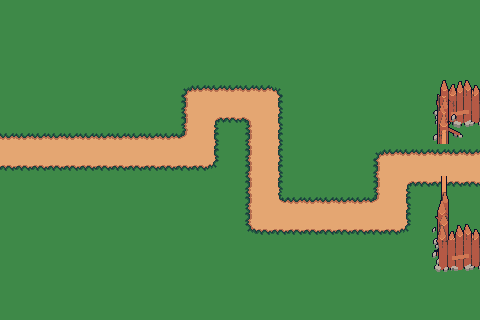

This game map was drawn from its Tiled (.tmx) file and the tilesets committed beside it. A one-line description and the full map source follow:
An orthogonal 30x20 tile map with 16x16 px tiles, 3 tile layers (Kachelebene 1, Kachelebene 2, Kachelebene 3), 3 tilesets.

<map version="1.10" tiledversion="1.11.2" orientation="orthogonal" renderorder="right-down" width="30" height="20" tilewidth="16" tileheight="16" infinite="0" nextlayerid="7" nextobjectid="11">
 <properties>
  <property name="music" value="MENUMUSIC" />
 </properties>
 <tileset firstgid="1" source="Tiles/tileset.tsx" />
 <tileset firstgid="205" source="Tiles/Tileset2-extruded.tsx" />
 <tileset firstgid="269" source="Tiles/Tileset2-extrudednew.tsx" />
 <layer id="1" name="Kachelebene 1" width="30" height="20">
  <data encoding="csv">
182,182,182,182,182,182,182,182,182,182,182,182,182,182,182,182,182,182,182,182,182,182,182,182,182,182,182,182,182,182,
182,182,182,182,182,182,182,182,182,182,182,182,182,182,182,182,182,182,182,182,182,182,182,182,182,182,182,182,182,182,
182,182,182,182,182,182,182,182,182,182,182,182,182,182,182,182,182,182,182,182,182,182,182,182,182,182,182,182,182,182,
182,182,182,182,182,182,182,182,182,182,182,182,182,182,182,182,182,182,182,182,182,182,182,182,182,182,182,182,182,182,
182,182,182,182,182,182,182,182,182,182,182,182,182,182,182,182,182,182,182,182,182,182,182,182,182,182,182,182,182,182,
182,182,182,182,182,182,182,182,182,182,182,182,182,182,182,182,182,182,182,182,182,182,182,182,182,182,182,182,182,182,
182,182,182,182,182,182,182,182,182,182,182,182,182,182,182,182,182,182,182,182,182,182,182,182,182,182,182,182,182,182,
182,182,182,182,182,182,182,182,182,182,182,182,182,182,182,182,182,182,182,182,182,182,182,182,182,182,182,182,182,182,
182,182,182,182,182,182,182,182,182,182,182,182,182,182,182,182,182,182,182,182,182,182,182,182,182,182,182,182,182,182,
182,182,182,182,182,182,182,182,182,182,182,182,182,182,182,182,182,182,182,182,182,182,182,182,182,182,182,182,182,182,
182,182,182,182,182,182,182,182,182,182,182,182,182,182,182,182,182,182,182,182,182,182,182,182,182,182,182,182,182,182,
182,182,182,182,182,182,182,182,182,182,182,182,182,182,182,182,182,182,182,182,182,182,182,182,182,182,182,182,182,182,
182,182,182,182,182,182,182,182,182,182,182,182,182,182,182,182,182,182,182,182,182,182,182,182,182,182,182,182,182,182,
182,182,182,182,182,182,182,182,182,182,182,182,182,182,182,182,182,182,182,182,182,182,182,182,182,182,182,182,182,182,
182,182,182,182,182,182,182,182,182,182,182,182,182,182,182,182,182,182,182,182,182,182,182,182,182,182,182,182,182,182,
182,182,182,182,182,182,182,182,182,182,182,182,182,182,182,182,182,182,182,182,182,182,182,182,182,182,182,182,182,182,
182,182,182,182,182,182,182,182,182,182,182,182,182,182,182,182,182,182,182,182,182,182,182,182,182,182,182,182,182,182,
182,182,182,182,182,182,182,182,182,182,182,182,182,182,182,182,182,182,182,182,182,182,182,182,182,182,182,182,182,182,
182,182,182,182,182,182,182,182,182,182,182,182,182,182,182,182,182,182,182,182,182,182,182,182,182,182,182,182,182,182,
182,182,182,182,182,182,182,182,182,182,182,182,182,182,182,182,182,182,182,182,182,182,182,182,182,182,182,182,182,182
</data>
 </layer>
 <layer id="6" name="Kachelebene 2" width="30" height="20">
  <data encoding="csv">
0,0,0,0,0,0,0,0,0,0,0,0,0,0,0,0,0,0,0,0,0,0,0,0,0,0,0,0,0,0,
0,0,0,0,0,0,0,0,0,0,0,0,0,0,0,0,0,0,0,0,0,0,0,0,0,0,0,0,0,0,
0,0,0,0,0,0,0,0,0,0,0,0,0,0,0,0,0,0,0,0,0,0,0,0,0,0,0,0,0,0,
0,0,0,0,0,0,0,0,0,0,0,0,0,0,0,0,0,0,0,0,0,0,0,0,0,0,0,0,0,0,
0,0,0,0,0,0,0,0,0,0,0,0,0,0,0,0,0,0,0,0,0,0,0,0,0,0,0,0,0,0,
0,0,0,0,0,0,0,0,0,0,0,0,0,0,0,0,0,0,0,0,0,0,0,0,0,0,0,0,0,0,
0,0,0,0,0,0,0,0,0,0,0,0,0,0,0,0,0,0,0,0,0,0,0,0,0,0,0,0,0,0,
0,0,0,0,0,0,0,0,0,0,0,0,0,0,0,0,0,0,0,0,0,0,0,0,0,0,0,0,0,0,
0,0,0,0,0,0,0,0,0,0,0,0,0,0,0,0,0,0,0,0,0,0,0,0,0,0,0,0,0,0,
0,0,0,0,0,0,0,0,0,0,0,0,0,0,0,0,0,0,0,0,0,0,0,0,0,0,0,0,0,0,
0,0,0,0,0,0,0,0,0,0,0,0,0,0,0,0,0,0,0,0,0,0,0,0,0,0,0,0,0,0,
0,0,0,0,0,0,0,0,0,0,0,0,0,0,0,0,0,0,0,0,0,0,0,0,0,0,0,0,0,0,
0,0,0,0,0,0,0,0,0,0,0,0,0,0,0,0,0,0,0,0,0,0,0,0,0,0,0,238,0,0,
0,0,0,0,0,0,0,0,0,0,0,0,0,0,0,0,0,0,0,0,0,0,0,0,0,0,0,0,0,0,
0,0,0,0,0,0,0,0,0,0,0,0,0,0,0,0,0,0,0,0,0,0,0,0,0,0,0,0,0,0,
0,0,0,0,0,0,0,0,0,0,0,0,0,0,0,0,0,0,0,0,0,0,0,0,0,0,0,0,0,0,
0,0,0,0,0,0,0,0,0,0,0,0,0,0,0,0,0,0,0,0,0,0,0,0,0,0,0,0,0,0,
0,0,0,0,0,0,0,0,0,0,0,0,0,0,0,0,0,0,0,0,0,0,0,0,0,0,0,0,0,0,
0,0,0,0,0,0,0,0,0,0,0,0,0,0,0,0,0,0,0,0,0,0,0,0,0,0,0,0,0,0,
0,0,0,0,0,0,0,0,0,0,0,0,0,0,0,0,0,0,0,0,0,0,0,0,0,0,0,0,0,0
</data>
 </layer>
 <layer id="2" name="Kachelebene 3" width="30" height="20">
  <data encoding="csv">
0,0,0,0,0,0,0,0,0,0,0,0,0,0,0,0,0,0,0,0,0,0,0,0,0,0,0,0,0,0,
0,0,0,0,0,0,0,0,0,0,0,0,0,0,0,0,0,0,0,0,0,0,0,0,0,0,0,0,0,0,
0,0,0,0,0,0,0,0,0,0,0,0,0,0,0,0,0,0,0,0,0,0,0,0,0,0,0,0,0,0,
0,0,0,0,0,0,0,0,0,0,0,0,0,0,0,0,0,0,0,0,0,0,0,0,0,0,0,0,0,0,
0,0,0,0,0,0,0,0,0,0,0,0,0,0,0,0,0,0,0,0,0,0,0,0,0,0,0,0,0,0,
0,0,0,0,0,0,0,0,0,0,0,73,74,74,74,74,74,75,0,0,0,0,0,0,0,0,0,0,0,0,
0,0,0,0,0,0,0,0,0,0,0,85,86,86,86,86,86,87,0,0,0,0,0,0,0,0,0,205,0,206,
0,0,0,0,0,0,0,0,0,0,0,85,86,109,98,110,86,87,0,0,0,0,0,0,0,0,0,213,0,214,
74,74,74,74,74,74,74,74,74,74,74,122,86,87,0,85,86,87,0,0,0,0,0,0,0,0,0,222,0,0,
86,86,86,86,86,86,86,86,86,86,86,86,86,87,0,85,86,87,0,0,0,0,0,73,74,74,74,74,74,74,
98,98,98,98,98,98,98,98,98,98,98,98,98,99,0,85,86,87,0,0,0,0,0,85,86,86,148,86,86,86,
0,0,0,0,0,0,0,0,0,0,0,0,0,0,0,85,86,87,0,0,0,0,0,85,86,109,98,98,98,98,
0,0,0,0,0,0,0,0,0,0,0,0,0,0,0,85,86,121,74,74,74,74,74,122,86,87,0,238,0,0,
0,0,0,0,0,0,0,0,0,0,0,0,0,0,0,85,86,86,86,86,86,86,86,86,86,87,0,246,0,0,
0,0,0,0,0,0,0,0,0,0,0,0,0,0,0,97,98,98,98,98,98,98,98,98,98,99,0,0,0,0,
0,0,0,0,0,0,0,0,0,0,0,0,0,0,0,0,0,0,0,0,0,0,0,0,0,0,0,237,0,206,
0,0,0,0,0,0,0,0,0,0,0,0,0,0,0,0,0,0,0,0,0,0,0,0,0,0,0,245,0,214,
0,0,0,0,0,0,0,0,0,0,0,0,0,0,0,0,0,0,0,0,0,0,0,0,0,0,0,0,0,0,
0,0,0,0,0,0,0,0,0,0,0,0,0,0,0,0,0,0,0,0,0,0,0,0,0,0,0,0,0,0,
0,0,0,0,0,0,0,0,0,0,0,0,0,0,0,0,0,0,0,0,0,0,0,0,0,0,0,0,0,0
</data>
 </layer>
 <objectgroup id="4" name="Objekt" />
</map>
